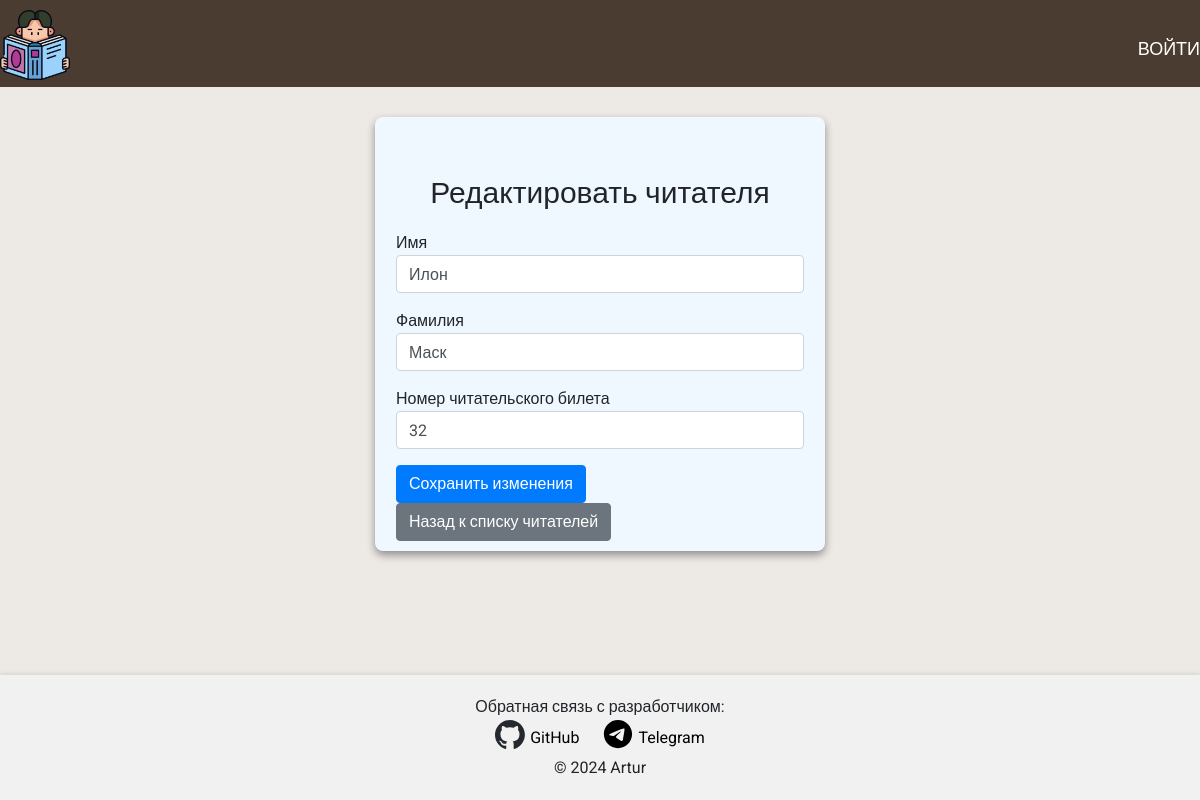
Page /edit_reader/8 on the committed database.
### semestr_task/models.py (models this page shows, shortened)
class Reader(db.Model):
    __tablename__ = 'readers'
    id = db.Column(db.Integer, primary_key=True)
    first_name = db.Column(db.String(100), nullable=False)
    last_name = db.Column(db.String(100), nullable=False)
    card_number = db.Column(db.String(50), unique=True, nullable=False)

### app.py (the view, shortened to what this page needs)
@app.route('/edit_reader/<int:reader_id>', methods=['GET', 'POST'])
def edit_reader(reader_id):
    reader = Reader.query.get(reader_id)
    if not reader:
        flash('Читатель не найден.', 'danger')
        return redirect(url_for('readers'))
    form = ReaderForm(obj=reader)  # Предзаполняем форму данными Читателя
    return render_template('edit_reader.html', form=form, reader=reader)  # Показываем страницу редактирования

### semestr_task/forms.py
class ReaderForm(FlaskForm):
    first_name = StringField('Имя', validators=[DataRequired()])
    last_name = StringField('Фамилия', validators=[DataRequired()])
    card_number = IntegerField('Номер читательского билета', validators=[DataRequired()])
    submit = SubmitField('Сохранить')

### semestr_task/templates/edit_reader.html (shortened to what this page needs)
{% extends "base.html" %}
{% block content %}
<div class="edit-container">
    <div class="form-container">
        <div class="container mt-5">
            <h1>Редактировать читателя</h1>
            <form method="POST" action="">
                <div class="form-group">
                    <label for="first_name">Имя</label>
                    {{ form.first_name(class="form-control") }}
                </div>
                <div class="form-group">
                    <label for="last_name">Фамилия</label>
                    {{ form.last_name(class="form-control") }}
                </div>
                <div class="form-group">
                    <label for="last_name">Номер читательского билета</label>
                    {{ form.card_number(class="form-control") }}
                </div>
                <button type="submit" class="btn btn-primary">Сохранить изменения</button>
                <a href="{{ url_for('readers') }}" class="btn btn-secondary">Назад к списку читателей</a>
            </form>
        </div>
    </div>
</div>
{% endblock %}

### semestr_task/static/css/styles.css (style rules this page uses)
html, body, div, span, applet, object, iframe, h1, h2, h3, h4, h5, h6, p, blockquote, pre, a, abbr, acronym, address, big, cite, code, del, dfn, em, img, ins, kbd, q, s, samp, small, strike, strong, sub, sup, tt, var, b, u, i, center, dl, dt, dd, ol, ul, li, fieldset, form, label, legend, table, caption, tbody, tfoot, thead, tr, th, td, article, aside, canvas, details, embed, figure, figcaption, footer, header, hgroup, menu, nav, output, ruby, section, summary, time, mark, audio, video { margin: 0; padding: 0; border: 0; font-size: 100%; vertical-align: baseline; }
h1, h2, h3, h4, h5, h6 { font-weight: normal; }
input { outline: 0; }
body { margin: 0; padding-bottom: 130px; background-color: #EDEAE5; font-family: "Roboto", sans-serif; }
.container { margin: 0 auto; max-width: 1500px; }
.edit-container { display: flex; justify-content: space-around; align-items: start; margin-top: 30px; }
.edit-container .form-container { width: 450px; padding: 10px 6px; background-color: #f0f8ff; border-radius: 8px; box-shadow: 0 4px 8px rgba(0, 0, 0, 0.4); }
.edit-container .form-container h1 { text-align: center; font-size: 30px; margin-bottom: 20px; }

### rows in the picture
Reader: first_name "Илон", last_name "Маск", card_number "32"
